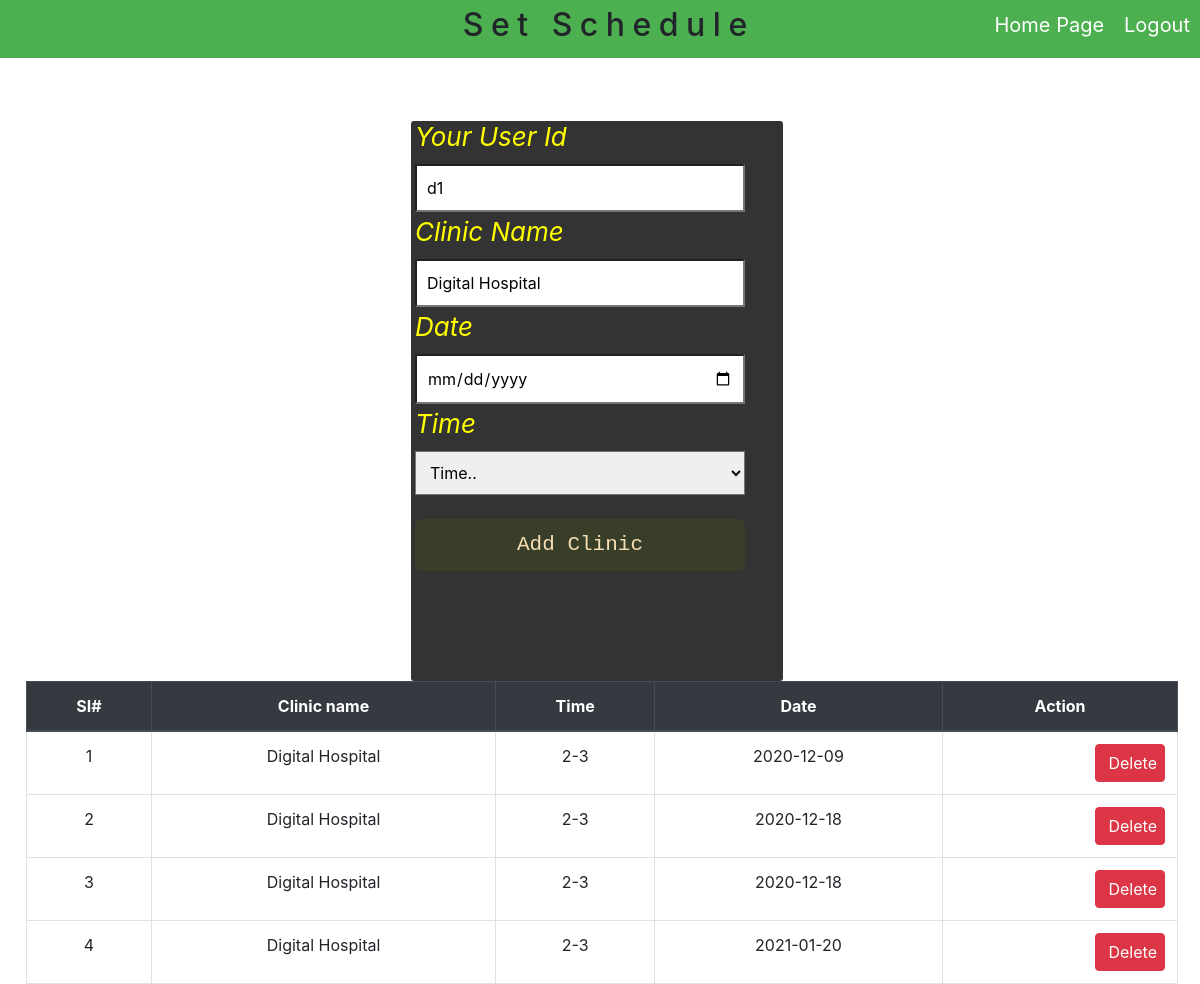
The page /view/DoctorSetSchedule.php (signed in) on the database its author committed.
### tables this page shows
CREATE TABLE `doctorsetschedule` (
  `id` int(100) NOT NULL,
  `did` varchar(100) NOT NULL,
  `dname` varchar(100) NOT NULL,
  `cid` varchar(100) NOT NULL,
  `cname` varchar(100) NOT NULL,
  `time` varchar(100) NOT NULL,
  `date` varchar(100) NOT NULL
);

### model/db_connect.php (called while the page is built, shortened)
<?php
	$servername="localhost";
	$username="root";
	$password="";
	$databasename="digitalhospital";
	function getdata ($query)
	{
		global $servername;
		global $username;
		global $password;
		global $databasename;
		$data=array();
		$conn=mysqli_connect($servername,$username,$password,$databasename);
		$result=mysqli_query($conn,$query);
		if (mysqli_num_rows($result)>0) {
			while ($rows=mysqli_fetch_assoc($result)) {
				$entity=array();
				foreach ($rows as $key => $value) {
					$entity[$key]=$rows[$key];
				}
				$data[]=$entity;
			}
		}
		return $data;
	}
?>

### control/DoctorsControls.php (called while the page is built, shortened)
<?php
	include '../model/db_connect.php';
function schedule($did)
{
	$query="SELECT * FROM doctorsetschedule WHERE did='$did'";
	$results=getdata($query);
	return $results;
}
?>

### view/DoctorSetSchedule.php (the view, shortened to what this page needs)
<?php
	include 'CSS/bootstrap.php';
	include '../control/DoctorsControls.php';
	$id=0;
	$schedules=schedule($_SESSION['did']);
?>
<html>
	<head>
		<link rel="stylesheet"type="text/css"href="CSS/doctorcss.css">
		<link rel="stylesheet"type="text/css"href="CSS/setschedule.css">
	</head>
	<body>
		<button class="button"onclick="window.location='../control/LogoutControl.php'">Logout</button>
		<button type="button"name="home"class="button"onclick="window.location='DoctorHomePage.php'">Home Page</button>
		<div class="div1">
			<h2>Set Schedule</h2>
		</div>
		<div class="div2">
			<form method="post" action="../control/DoctorsControls.php">
				<div class="div3">
					<label>Your User Id</label><br>
					<input type="text" class="field" name="uid" value="<?php echo $_SESSION['did']; ?>"readonly><br>
					<label>Clinic Name</label><br>
					<input type="text" name="cname" id="cname" class="field" value="Digital Hospital" readonly>
					<label>Date</label><br>
					<input type="date" name="date" id="date" class="field" required>
					<label>Time</label><br>
					<select class="field" name="time" id="time" required>
						<option value="">Time..</option>
					</select><br><br>
					<input type="submit" name="slot1" class="submit" value="Add Clinic" >
				</div>
			</form>
		</div>
		<div class="table">
		<table class="table table-hover table-bordered ">
			<thead>
			    <tr class="thead-dark">
					<th scope="col">SI#</th>
					<th scope="col">Clinic name</th>
					<th scope="col">Time</th>
					<th scope="col">Date</th>
					<th scope="col">Action</th>
			    </tr>
			</thead>
			  	<tbody>
			  		<?php foreach ($schedules as $value) {$id++;?>
			  			<tr>
			  				<td><?php echo $id ?></td>
			  				<td><?php echo $value['cname']?></td>
			  				<td><?php echo $value['time']?></td>
			  				<td><?php echo $value['date']?></td>
			  				<td>
								<a href="../control/DoctorsControls.php?schedule=<?php echo $value['id'] ?>" class="btn btn-danger float-right"style="width: 70px" onclick="return confirm ('Are you sure to delete?');">Delete</a>
							</td>
						</tr>
			  		<?php } ?>
			  	</tbody>
			</table>
		</div>
	</body>
</html>

### view/CSS/doctorcss.css (style rules this page uses)
* { margin:0px; padding:0px; }
.div1 { background-color: #4CAF50; padding: 6px; text-align:center; }
h2 { letter-spacing: 7.5px; font-family: inherit; font-size: 32px; margin-left: 227px; }
.button { float: right; padding: 10px; background-color: #4CAF50; border: none; cursor: pointer; color: white; font-family: inherit; font-size: 20px; }
.table { width: 98%; margin: 49px 0px 0px 13px; text-align: center; }
.div3 { float: right; margin-right: 312px; }
.div2 { float: left; overflow: auto; }

### view/CSS/setschedule.css (style rules this page uses)
* { margin:0px; padding:0px; }
.div2 { background-color: #333; height: 560px; width: 31%; margin: 63px 0px 0px 411px; border-radius: 3px; }
.div3 { height: 200px; width: 407px; padding: 39px; margin: -43px 0px 0px 7px; }
label { font-family: inherit; font-size: 26px; font-style: italic; color: yellow; }
.field { padding: 10px; width: 330px; border-radius: unset; }
.submit { padding: 10px; width: 330px; font-family: monospace; font-size: 21px; cursor: pointer; background-color: #4515; border: none; border-radius: 7px; color: wheat; }

### rows shown on the page
doctorsetschedule: cname "Digital Hospital", time "2-3", date "2020-12-09"
doctorsetschedule: cname "Digital Hospital", time "2-3", date "2020-12-18"
doctorsetschedule: cname "Digital Hospital", time "2-3", date "2020-12-18"
doctorsetschedule: cname "Digital Hospital", time "2-3", date "2021-01-20"
